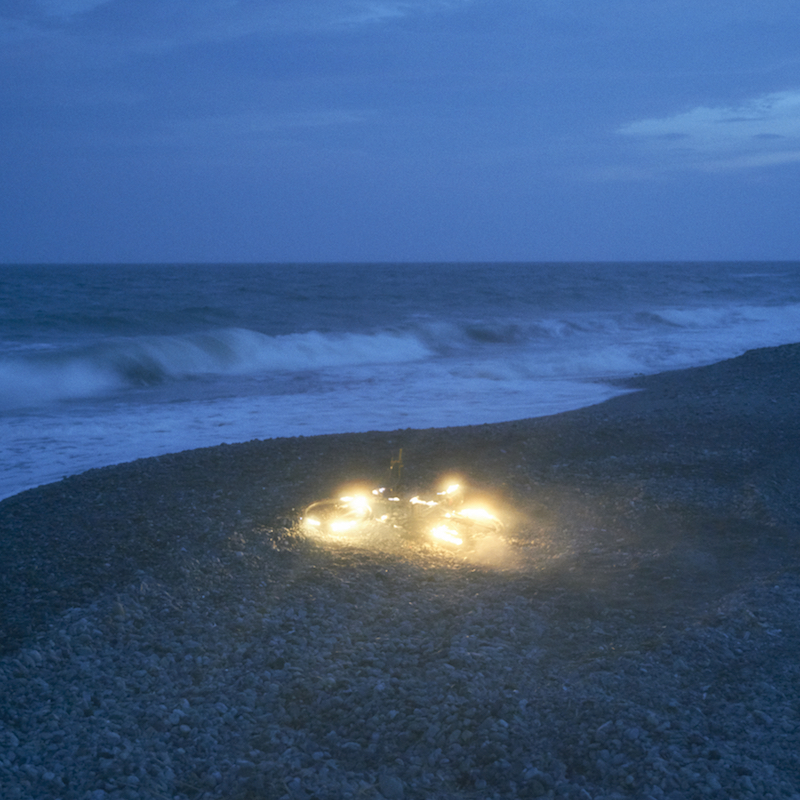
#> input picture assets/test.jpg, 800 x 800 px
$ python -i edge_detection.py   (imports and definitions only)   (older library calls are emulated)
#> lines starting #> are read from the running program, lines starting #| are printed output that depends on the picture; after the words box and inside, x2 and y2 are one past the last pixel; in counts of white or black regions, pixels touching at a corner belong together
#> further down, picture is the input picture: shape (800, 800, 3); mean B, G, R 131.5, 90.6, 61.9
import cv2
import numpy as np
from scipy import ndimage


# [65 lines left out: functions roberts_edge, prewitt_edge, sobel_edge, laplacian_edge, log_edge, canny_edge, not called in this run]

def hough_lines(img, use_probabilistic=False, threshold=100, min_line_length=50, max_line_gap=10):
    """
    霍夫变换直线检测
    :param img: 输入图像（BGR）
    :param use_probabilistic: 是否使用概率霍夫变换
    :param threshold: 累加器阈值（越大检测越少）
    :param min_line_length: 最小直线长度（仅用于概率霍夫）
    :param max_line_gap: 最大允许的线段间隙（仅用于概率霍夫）
    :return: 带检测直线的图像
    """
#> called with use_probabilistic = False, threshold = 100, min_line_length = 50, max_line_gap = 10
    gray = cv2.cvtColor(img, cv2.COLOR_BGR2GRAY)
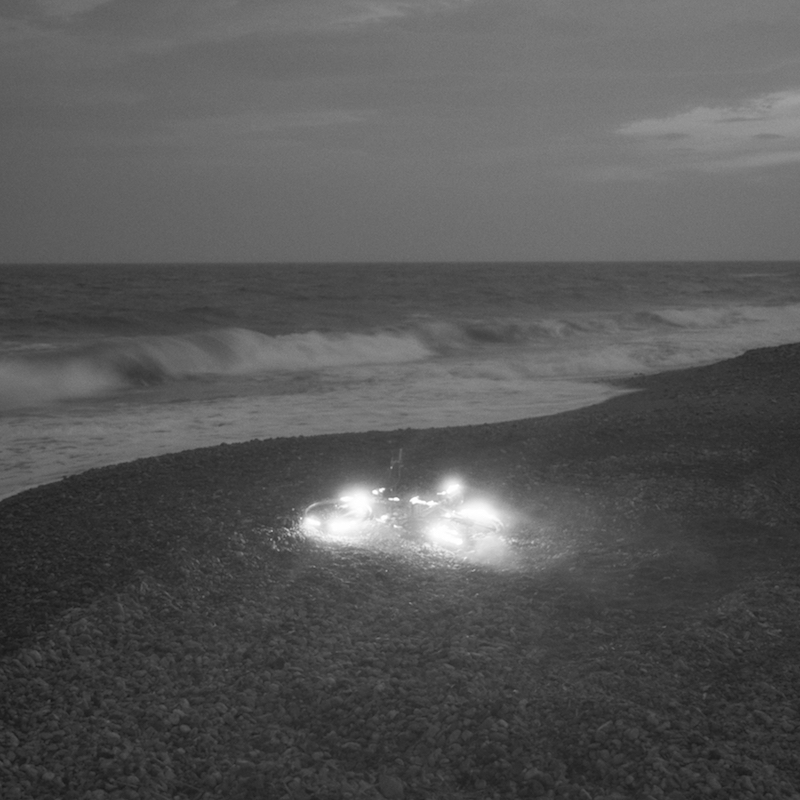
#> gray: shape (800, 800); min 23, max 255, mean 86.6
    edges = cv2.Canny(gray, 50, 150)
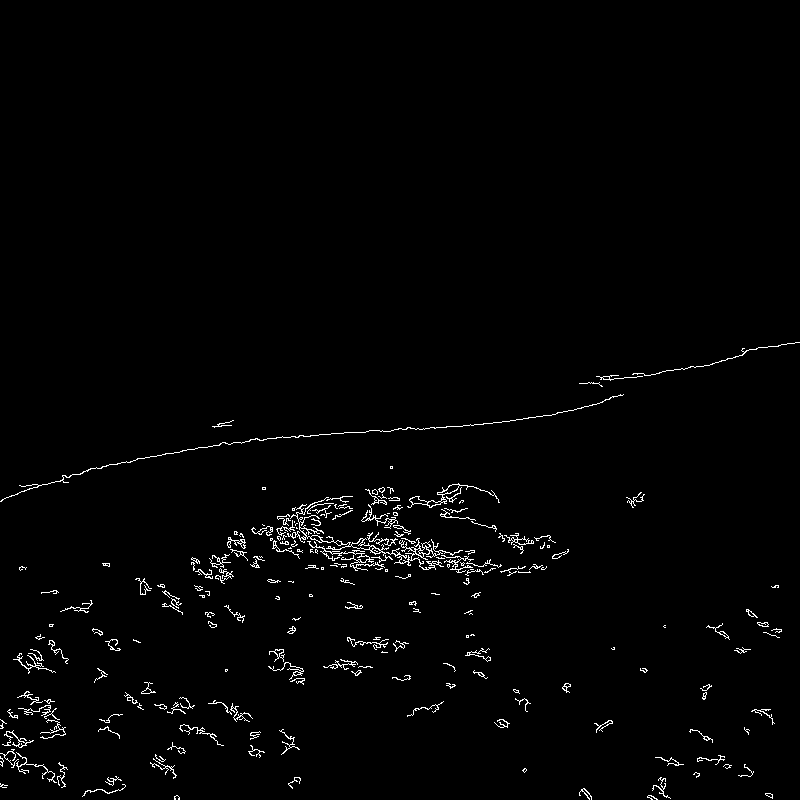
#> edges: shape (800, 800); 1.5% white in thin lines or dots, all inside (x1, y1, x2, y2) = (0, 342, 800, 800)

    output = img.copy()

    if use_probabilistic:
        # 概率霍夫变换
        lines = cv2.HoughLinesP(edges, 1, np.pi / 180, threshold,
                                minLineLength=min_line_length,
                                maxLineGap=max_line_gap)
        if lines is not None:
            for line in lines:
                x1, y1, x2, y2 = line[0]
                cv2.line(output, (x1, y1), (x2, y2), (0, 255, 0), 2)
    else:
        # 常规霍夫变换
        lines = cv2.HoughLines(edges, 1, np.pi / 180, threshold)
#> lines = 13 rows, first 8: [456, 1.5], [469, 1.76], [461, 1.48], [517, 1.66], [497, 1.69], [485, 1.73], [473, 1.75], [511, 1.68]
        if lines is not None:
            for rho_theta in lines:
                rho, theta = rho_theta[0]
                a = np.cos(theta)
                b = np.sin(theta)
                x0 = a * rho
                y0 = b * rho
                x1 = int(x0 + 1000 * (-b))
                y1 = int(y0 + 1000 * a)
                x2 = int(x0 - 1000 * (-b))
                y2 = int(y0 - 1000 * a)
                cv2.line(output, (x1, y1), (x2, y2), (0, 0, 255), 2)
#> this loop made 13 passes
#> (rho, theta, a, b, x0, y0, x1, y1) on passes 1 to 12: (456, 1.5, 0.0698, 0.998, 31.81, 454.9, -965, 524), (469, 1.76, -0.191, 0.982, -89.49, 460.4, -1071, 269), (461, 1.48, 0.0872, 0.996, 40.18, 459.2, -956, 546), (517, 1.66, -0.0872, 0.996, -45.06, 515, -1041, 427), (497, 1.69, -0.122, 0.993, -60.57, 493.3, -1053, 371), (485, 1.73, -0.156, 0.988, -75.87, 479, -1063, 322), (473, 1.75, -0.174, 0.985, -82.14, 465.8, -1066, 292), (511, 1.68, -0.105, 0.995, -53.41, 508.2, -1047, 403), (477, 1.75, -0.174, 0.985, -82.83, 469.8, -1067, 296), (491, 1.71, -0.139, 0.99, -68.33, 486.2, -1058, 347), (529, 1.64, -0.0698, 0.998, -36.9, 527.7, -1034, 457), (488, 1.71, -0.139, 0.99, -67.92, 483.3, -1058, 344)
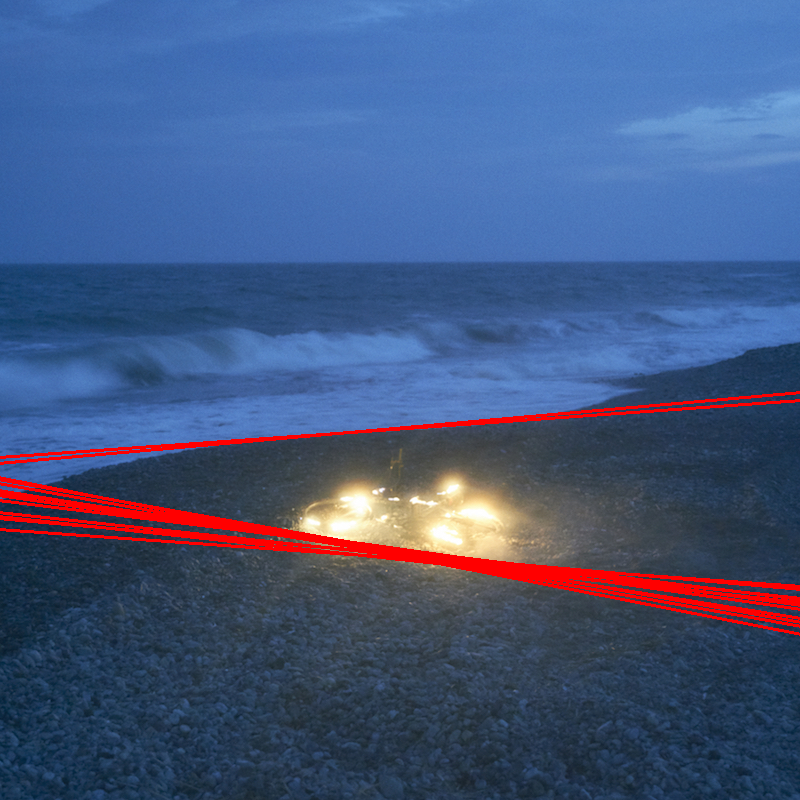
#> output: shape (800, 800, 3); 3.35% of pixels changed, all inside (x1, y1, x2, y2) = (0, 391, 800, 636)

    return output

>>> import cv2
>>> picture = cv2.imread('../../assets/test.jpg')
>>> result = hough_lines(picture)
